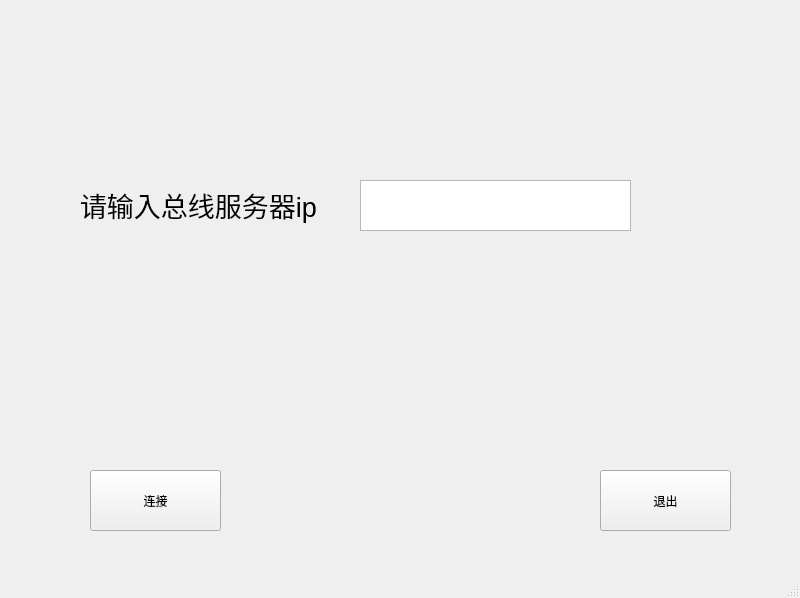
<?xml version="1.0" encoding="UTF-8"?>
<ui version="4.0">
 <class>MainWindow</class>
 <widget class="QMainWindow" name="MainWindow">
  <property name="geometry">
   <rect>
    <x>0</x>
    <y>0</y>
    <width>800</width>
    <height>598</height>
   </rect>
  </property>
  <property name="windowTitle">
   <string>MainWindow</string>
  </property>
  <widget class="QWidget" name="centralwidget">
   <widget class="QLabel" name="label">
    <property name="geometry">
     <rect>
      <x>80</x>
      <y>170</y>
      <width>281</width>
      <height>71</height>
     </rect>
    </property>
    <property name="text">
     <string>&lt;html&gt;&lt;head/&gt;&lt;body&gt;&lt;p&gt;&lt;span style=&quot; font-size:20pt;&quot;&gt;请输入总线服务器ip&lt;/span&gt;&lt;/p&gt;&lt;/body&gt;&lt;/html&gt;</string>
    </property>
   </widget>
   <widget class="QPlainTextEdit" name="plainTextEdit">
    <property name="geometry">
     <rect>
      <x>360</x>
      <y>180</y>
      <width>271</width>
      <height>51</height>
     </rect>
    </property>
   </widget>
   <widget class="QPushButton" name="pushButton">
    <property name="geometry">
     <rect>
      <x>90</x>
      <y>470</y>
      <width>131</width>
      <height>61</height>
     </rect>
    </property>
    <property name="text">
     <string>连接</string>
    </property>
   </widget>
   <widget class="QPushButton" name="pushButton_2">
    <property name="geometry">
     <rect>
      <x>600</x>
      <y>470</y>
      <width>131</width>
      <height>61</height>
     </rect>
    </property>
    <property name="text">
     <string>退出</string>
    </property>
   </widget>
  </widget>
  <widget class="QStatusBar" name="statusbar"/>
 </widget>
 <resources/>
 <connections/>
</ui>
